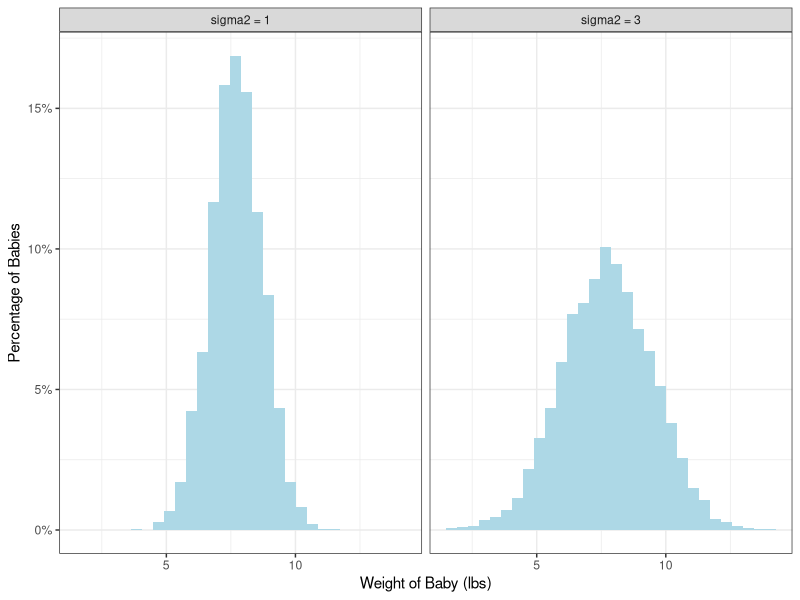
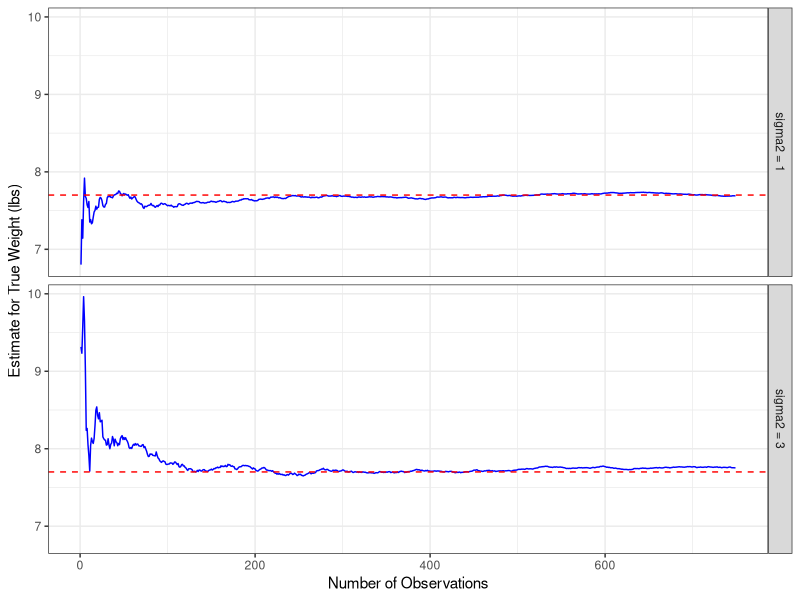

Reproduce these figures in R, in order.
## ---- chunk 1
knitr::opts_chunk$set(echo = TRUE)
library(dplyr)
library(ggplot2)
library(magrittr)
library(scales)
## ---- chunk 2
n = 10000

weightDists <- data.frame(mu = 7.7, sigma2 = c(rep(1, n / 2), rep(3, n/2))) %>%
  mutate(`Weight of Baby (lbs)` = rnorm(n, mu, sqrt(sigma2)),
         sigma2 = paste("sigma2 =", sigma2))

weightDists %>%
  ggplot(aes(x = `Weight of Baby (lbs)`)) +
           geom_histogram(aes(y = ..count.. / tapply(..count..,..PANEL..,sum)[..PANEL..]), 
                          bins = 30, fill = "lightblue") +
           facet_grid(.~sigma2) +
  theme_bw() +
  scale_y_continuous(name = "Percentage of Babies", labels = percent)
## ---- chunk 3
americanWeights <- weightDists %>%
  group_by(sigma2) %>%
  mutate(muHat = cummean(`Weight of Baby (lbs)`),
         index = row_number())

americanWeights %>%
  filter(index < 750) %>%
  ggplot() +
  geom_line(aes(x = index, y = muHat), color = "blue") +
  geom_hline(aes(yintercept = 7.7), linetype = "dashed", color = "red") +
  theme_bw() +
  ylab("Estimate for True Weight (lbs)") +
  xlab("Number of Observations") +
  facet_grid(sigma2~.)
